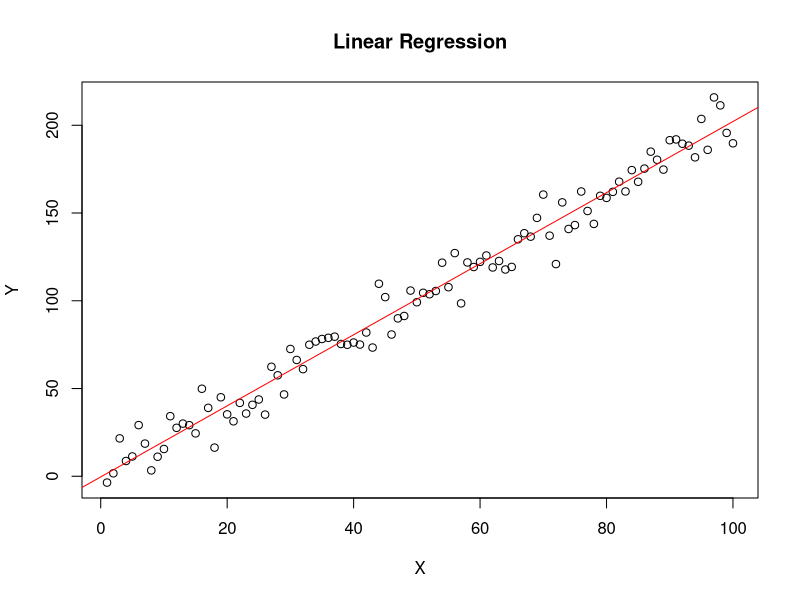

Recreate this plot in R.
# Generate some example data
set.seed(123)
x <- 1:100
y <- 2*x + rnorm(100, mean=0, sd = 10)

#plot x and y
plot(x, y, main="Linear Regression", xlab="X", ylab="Y")

#Perform linear Regression
model <- lm(y ~ x)

#Summary of linear regression
summary(model)

abline(model, col="red")